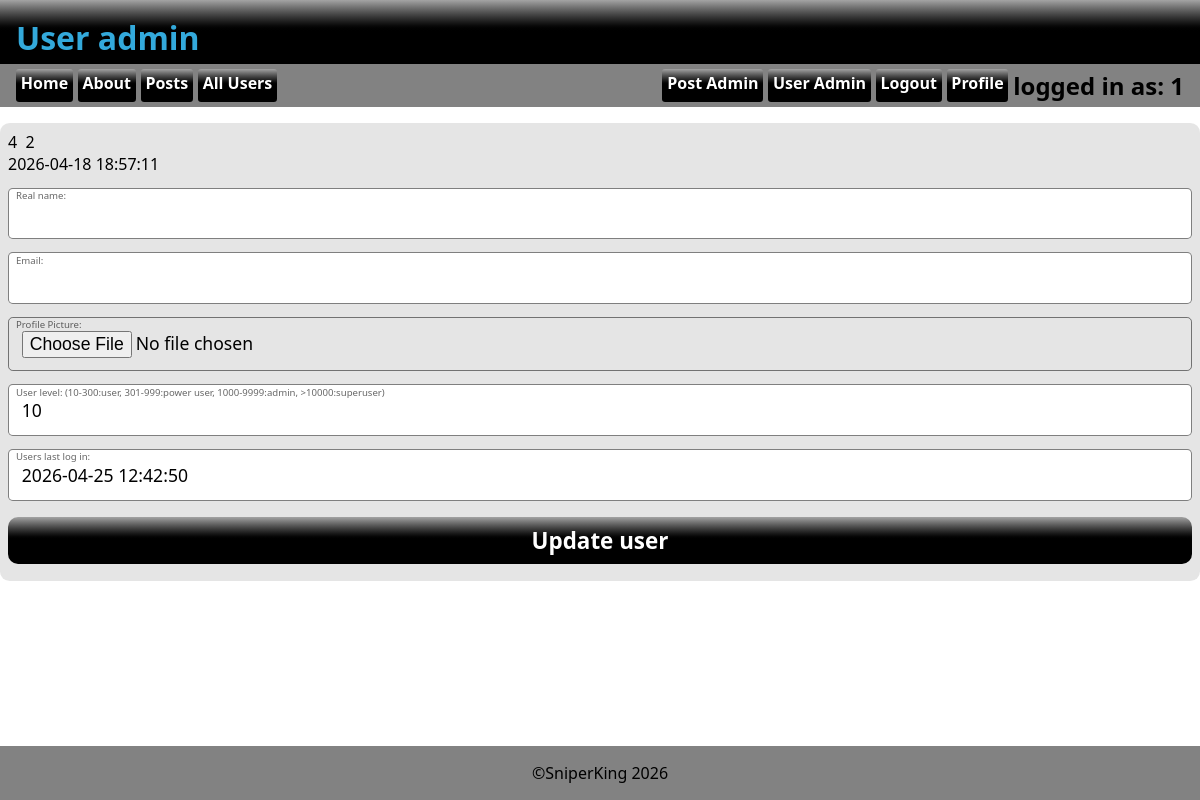
Page /useradmin.php?edit=4 (signed in) on the committed database.
### tables this page shows
CREATE TABLE `tbl_user` (
  `id` int(11) NOT NULL,
  `created` timestamp NOT NULL DEFAULT current_timestamp(),
  `lastlogin` timestamp NOT NULL DEFAULT current_timestamp(),
  `mail` varchar(255) NOT NULL,
  `password` varchar(255) NOT NULL,
  `realname` varchar(255) NOT NULL,
  `userlevel` int(11) NOT NULL DEFAULT 10,
  `username` varchar(255) NOT NULL,
  `profileimageid` int(11) DEFAULT NULL
);

### asset.php (called while the page is built, shortened)
<?php
$db_host="localhost";
$db_user="root";
$db_pass="";
$db_name="chatforum";
$conn=mysqli_connect($db_host, $db_user, $db_pass, $db_name);
function isLevel($level){
    if(isset($_SESSION['level'])){
        if(intval($_SESSION['level'])>=$level){
            return true;
        }else{
            return false;
        }
    }else{
        return false;
    }
}
function getUsername(){
    global $conn;
    $userid=$_SESSION['id'];
    $sql="SELECT username FROM tbl_user WHERE id=$userid";
    $result=mysqli_query($conn, $sql);
    $row=mysqli_fetch_assoc($result);
    if(mysqli_num_rows($result)>0){
        return $row['username'];
    }else{
        return "Guest";
    }
}
?>

### useradmin.php (the view, shortened to what this page needs)
<!DOCTYPE html>
<?php require_once("asset.php"); ?>
<html lang="en">
<head>
    <link rel="stylesheet" href="style.css">
</head>
<body>
    <header>
        <h1>User admin</h1>
    </header>
    <?php require_once("_nav.php"); ?>
    <main>
        <?php  if(isset($_GET['edit'])): ?>
            <?php
                $id=intval($_GET['edit']);
                $sql="SELECT * FROM tbl_user WHERE id=$id";
                $result=mysqli_query($conn, $sql);
                $user_data=mysqli_fetch_assoc($result);
            ?>
        <form action="useradmin.php" method="POST" enctype="multipart/form-data">
            <div class="user_data"><?=$id?>&nbsp;&nbsp;<?=$user_data['username']?><br><?=$user_data['created']?></div>
            <label for="realname">Real name:</label>
            <input type="text" name="realname" id="realname" value="<?=$user_data['realname']?>">
            <label for="mail">Email:</label>
            <input type="email" name="mail" id="mail" value="<?=$user_data['mail']?>">
            <label for="profileimage">Profile Picture:</label>
            <input type="file" name="profileimage" accept="image/*">
            <?php if(!isset($_GET['from'])): ?>
            <label for="userlevel">User level: (10-300:user, 301-999:power user, 1000-9999:admin, >10000:superuser)</label>
            <input type="number" name="userlevel" id="userlevel" value="<?=$user_data['userlevel']?>">
            <label for="lastlogin">Users last log in:</label>
            <input type="datetime" name="lastlogin" id="lastlogin" value="<?=$user_data['lastlogin']?>">
            <?php else: ?>
            <input type="hidden" name="fromprofile" value="<?=$_GET['from']?>">
            <?php endif; ?>
            <input type="submit" name="btn_edit" value="Update user" class="registrbttn">
        </form>
            <?php endif; ?>
    </main>
    <?php require_once("_footer.php"); ?>
</body>
</html>

### _nav.php
<nav>
    <?php require_once("asset.php"); ?>
    <a href="index.php">Home</a>
    <a href="about.php">About</a>
    <a href="posts.php">Posts</a>
    <?php if(isLevel(10)):?>
        <a href="profiles.php">All Users</a>
    <?php endif; ?>
    <div class="fill"></div>
    <?php if(isLevel(1000)):?>
        <a href="postadmin.php">Post Admin</a>
        <?php if(isLevel(10000)){?>
        <a href="useradmin.php">User Admin</a>
    <?php }endif; ?>
    <?php if(!isLevel(10)){?>
    <a href="register.php?thelink=<?=urlencode($_SERVER['REQUEST_URI'])?>">Register</a>
    <button class="loginbttn" popovertarget="login">Login</button>
    <?php }else{ ?>
    <a href="_login.php?logout=1&thelink=<?=urlencode($_SERVER['REQUEST_URI'])?>">Logout</a>
    <a href="profile.php">Profile</a>
    <div class="userinfo">
        <h2>logged in as: <?=getUsername()?></h2>
    <?php } ?>
</nav>

### style.css (style rules this page uses)
:root { --clr_back_header:oklch(0% 0 0); --clr_header:oklch(69.244% 0.12452 231.268); --clr_back_nav:oklch(60.662% 0.00007 271.152); --clr_back_footer:var(--clr_back_nav); }
*, *:before, *:after { margin: 0; padding: 0; box-sizing: border-box; }
body { height:100dvh; display:flex; flex-direction: column; font-family: system-ui, sans-serif; }
header { background: linear-gradient(to bottom, oklch(71.871% 0.00008 271.152),var(--clr_back_header) ,var(--clr_back_header)); color:var(--clr_header); height:4rem; padding: 1rem; }
main { flex-grow: 5; display:flex; flex-direction: column; gap:1rem; padding-top: 1rem; }
:root { --formborder: rgb(0, 0, 0, .5); --formback: rgb(0, 0, 0, .1); --formlabelcolor: rgb(0, 0, 0, .6) }
form { position: relative; display: flex; flex-direction: column; width: 100%; padding: .5rem; background: var(--formback); border-radius: .6rem; margin-left: auto; margin-right: auto; }
label { position: relative; top: .9rem; left: .5rem; font: .6rem system-ui; color: var(--formlabelcolor); }
input[type="submit"], input[type="button"], button { margin-top: 1rem; margin-bottom: .6rem; padding: .5rem; }

### rows in the picture
tbl_user: username "1"
tbl_user: username "2", created "2026-04-18 18:57:11", userlevel "10", lastlogin "2026-04-25 12:42:50"

### other values in the picture
$id "4"
